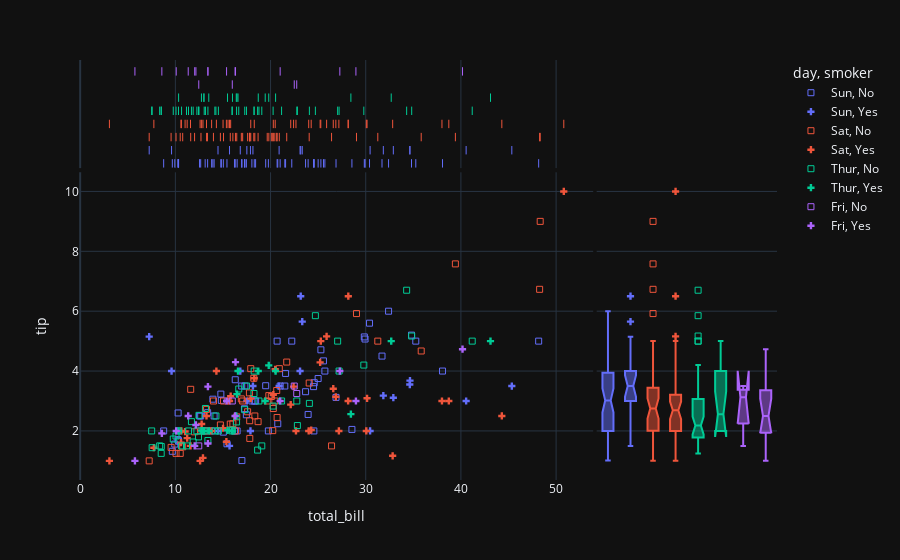

Here is the notebook cell this chart was saved with:
### Code cell
scatterplot = px.scatter(
    data_frame=tips,
    x="total_bill",
    y="tip",
    symbol="smoker",
#     symbol_sequence=[3,'square-open'],                        # set marker symbols
    symbol_map={"No": "square-open" ,"Yes":3},  
    color="day",     
#   ----------------------------------------------------------
    marginal_x='rug',           # subplot is drawn to visualize the axis distribution
    marginal_y='box',     
     template='plotly_dark',
)

pio.show(scatterplot)

### Figure 1 — Plotly figure (JSON) as saved in the notebook; plotly's stock layout.template omitted (floating-point values rounded to 4 significant figures)
{"data": [{"hovertemplate": "day=Sun<br>smoker=No<br>total_bill=%{x}<br>tip=%{y}<extra></extra>", "legendgroup": "Sun, No", "marker": {"color": "#636efa", "symbol": "square-open"}, "mode": "markers", "name": "Sun, No", "orientation": "v", "showlegend": true, "type": "scatter", "x": [16.99, 10.34, 21.01, 23.68, 24.59, 25.29, 8.77, 26.88, 15.04, 14.78, 10.27, 35.26, 15.42, 18.43, 14.83, 21.58, 10.33, 16.29, 16.97, 17.46, 13.94, 9.68, 30.4, 18.29, 22.23, 32.4, 28.55, 18.04, 12.54, 10.29, 34.81, 9.94, 25.56, 19.49, 38.07, 23.95, 25.71, 17.31, 29.93, 14.07, 13.13, 17.26, 24.55, 19.77, 29.85, 48.17, 25, 13.39, 16.49, 21.5, 12.66, 16.21, 13.81, 24.52, 20.76, 31.71, 20.69], "xaxis": "x", "y": [1.01, 1.66, 3.5, 3.31, 3.61, 4.71, 2, 3.12, 1.96, 3.23, 1.71, 5, 1.57, 3, 3.02, 3.92, 1.67, 3.71, 3.5, 2.54, 3.06, 1.32, 5.6, 3, 5, 6, 2.05, 3, 2.5, 2.6, 5.2, 1.56, 4.34, 3.51, 4, 2.55, 4, 3.5, 5.07, 2.5, 2, 2.74, 2, 2, 5.14, 5, 3.75, 2.61, 2, 3.5, 2.5, 2, 2, 3.48, 2.24, 4.5, 5], "yaxis": "y"}, {"alignmentgroup": "True", "boxpoints": "all", "fillcolor": "rgba(255,255,255,0)", "hoveron": "points", "hovertemplate": "day=Sun<br>smoker=No<br>total_bill=%{x}<extra></extra>", "jitter": 0, "legendgroup": "Sun, No", "line": {"color": "rgba(255,255,255,0)"}, "marker": {"color": "#636efa", "symbol": "line-ns-open"}, "name": "Sun, No", "offsetgroup": "Sun, No", "showlegend": false, "type": "box", "x": [16.99, 10.34, 21.01, 23.68, 24.59, 25.29, 8.77, 26.88, 15.04, 14.78, 10.27, 35.26, 15.42, 18.43, 14.83, 21.58, 10.33, 16.29, 16.97, 17.46, 13.94, 9.68, 30.4, 18.29, 22.23, 32.4, 28.55, 18.04, 12.54, 10.29, 34.81, 9.94, 25.56, 19.49, 38.07, 23.95, 25.71, 17.31, 29.93, 14.07, 13.13, 17.26, 24.55, 19.77, 29.85, 48.17, 25, 13.39, 16.49, 21.5, 12.66, 16.21, 13.81, 24.52, 20.76, 31.71, 20.69], "xaxis": "x3", "yaxis": "y3"}, {"alignmentgroup": "True", "hovertemplate": "day=Sun<br>smoker=No<br>tip=%{y}<extra></extra>", "legendgroup": "Sun, No", "marker": {"color": "#636efa", "symbol": "square-open"}, "name": "Sun, No", "notched": true, "offsetgroup": "Sun, No", "showlegend": false, "type": "box", "xaxis": "x2", "y": [1.01, 1.66, 3.5, 3.31, 3.61, 4.71, 2, 3.12, 1.96, 3.23, 1.71, 5, 1.57, 3, 3.02, 3.92, 1.67, 3.71, 3.5, 2.54, 3.06, 1.32, 5.6, 3, 5, 6, 2.05, 3, 2.5, 2.6, 5.2, 1.56, 4.34, 3.51, 4, 2.55, 4, 3.5, 5.07, 2.5, 2, 2.74, 2, 2, 5.14, 5, 3.75, 2.61, 2, 3.5, 2.5, 2, 2, 3.48, 2.24, 4.5, 5], "yaxis": "y2"}, {"hovertemplate": "day=Sun<br>smoker=Yes<br>total_bill=%{x}<br>tip=%{y}<extra></extra>", "legendgroup": "Sun, Yes", "marker": {"color": "#636efa", "symbol": 3}, "mode": "markers", "name": "Sun, Yes", "orientation": "v", "showlegend": true, "type": "scatter", "x": [17.51, 7.25, 31.85, 16.82, 32.9, 17.89, 14.48, 9.6, 34.63, 34.65, 23.33, 45.35, 23.17, 40.55, 20.9, 30.46, 18.15, 23.1, 15.69], "xaxis": "x", "y": [3, 5.15, 3.18, 4, 3.11, 2, 2, 4, 3.55, 3.68, 5.65, 3.5, 6.5, 3, 3.5, 2, 3.5, 4, 1.5], "yaxis": "y"}, {"alignmentgroup": "True", "boxpoints": "all", "fillcolor": "rgba(255,255,255,0)", "hoveron": "points", "hovertemplate": "day=Sun<br>smoker=Yes<br>total_bill=%{x}<extra></extra>", "jitter": 0, "legendgroup": "Sun, Yes", "line": {"color": "rgba(255,255,255,0)"}, "marker": {"color": "#636efa", "symbol": "line-ns-open"}, "name": "Sun, Yes", "offsetgroup": "Sun, Yes", "showlegend": false, "type": "box", "x": [17.51, 7.25, 31.85, 16.82, 32.9, 17.89, 14.48, 9.6, 34.63, 34.65, 23.33, 45.35, 23.17, 40.55, 20.9, 30.46, 18.15, 23.1, 15.69], "xaxis": "x3", "yaxis": "y3"}, {"alignmentgroup": "True", "hovertemplate": "day=Sun<br>smoker=Yes<br>tip=%{y}<extra></extra>", "legendgroup": "Sun, Yes", "marker": {"color": "#636efa", "symbol": 3}, "name": "Sun, Yes", "notched": true, "offsetgroup": "Sun, Yes", "showlegend": false, "type": "box", "xaxis": "x2", "y": [3, 5.15, 3.18, 4, 3.11, 2, 2, 4, 3.55, 3.68, 5.65, 3.5, 6.5, 3, 3.5, 2, 3.5, 4, 1.5], "yaxis": "y2"}, {"hovertemplate": "day=Sat<br>smoker=No<br>total_bill=%{x}<br>tip=%{y}<extra></extra>", "legendgroup": "Sat, No", "marker": {"color": "#EF553B", "symbol": "square-open"}, "mode": "markers", "name": "Sat, No", "orientation": "v", "showlegend": true, "type": "scatter", "x": [20.65, 17.92, 20.29, 15.77, 39.42, 19.82, 17.81, 13.37, 12.69, 21.7, 19.65, 9.55, 18.35, 15.06, 20.69, 17.78, 24.06, 16.31, 16.93, 18.69, 31.27, 16.04, 26.41, 48.27, 17.59, 20.08, 16.45, 20.23, 12.02, 17.07, 14.73, 10.51, 20.92, 18.24, 14, 7.25, 48.33, 20.45, 13.28, 11.61, 10.77, 10.07, 35.83, 29.03, 17.82], "xaxis": "x", "y": [3.35, 4.08, 2.75, 2.23, 7.58, 3.18, 2.34, 2, 2, 4.3, 3, 1.45, 2.5, 3, 2.45, 3.27, 3.6, 2, 3.07, 2.31, 5, 2.24, 1.5, 6.73, 2.64, 3.15, 2.47, 2.01, 1.97, 3, 2.2, 1.25, 4.08, 3.76, 3, 1, 9, 3, 2.72, 3.39, 1.47, 1.25, 4.67, 5.92, 1.75], "yaxis": "y"}, {"alignmentgroup": "True", "boxpoints": "all", "fillcolor": "rgba(255,255,255,0)", "hoveron": "points", "hovertemplate": "day=Sat<br>smoker=No<br>total_bill=%{x}<extra></extra>", "jitter": 0, "legendgroup": "Sat, No", "line": {"color": "rgba(255,255,255,0)"}, "marker": {"color": "#EF553B", "symbol": "line-ns-open"}, "name": "Sat, No", "offsetgroup": "Sat, No", "showlegend": false, "type": "box", "x": [20.65, 17.92, 20.29, 15.77, 39.42, 19.82, 17.81, 13.37, 12.69, 21.7, 19.65, 9.55, 18.35, 15.06, 20.69, 17.78, 24.06, 16.31, 16.93, 18.69, 31.27, 16.04, 26.41, 48.27, 17.59, 20.08, 16.45, 20.23, 12.02, 17.07, 14.73, 10.51, 20.92, 18.24, 14, 7.25, 48.33, 20.45, 13.28, 11.61, 10.77, 10.07, 35.83, 29.03, 17.82], "xaxis": "x3", "yaxis": "y3"}, {"alignmentgroup": "True", "hovertemplate": "day=Sat<br>smoker=No<br>tip=%{y}<extra></extra>", "legendgroup": "Sat, No", "marker": {"color": "#EF553B", "symbol": "square-open"}, "name": "Sat, No", "notched": true, "offsetgroup": "Sat, No", "showlegend": false, "type": "box", "xaxis": "x2", "y": [3.35, 4.08, 2.75, 2.23, 7.58, 3.18, 2.34, 2, 2, 4.3, 3, 1.45, 2.5, 3, 2.45, 3.27, 3.6, 2, 3.07, 2.31, 5, 2.24, 1.5, 6.73, 2.64, 3.15, 2.47, 2.01, 1.97, 3, 2.2, 1.25, 4.08, 3.76, 3, 1, 9, 3, 2.72, 3.39, 1.47, 1.25, 4.67, 5.92, 1.75], "yaxis": "y2"}, {"hovertemplate": "day=Sat<br>smoker=Yes<br>total_bill=%{x}<br>tip=%{y}<extra></extra>", "legendgroup": "Sat, Yes", "marker": {"color": "#EF553B", "symbol": 3}, "mode": "markers", "name": "Sat, Yes", "orientation": "v", "showlegend": true, "type": "scatter", "x": [38.01, 11.24, 20.29, 13.81, 11.02, 18.29, 3.07, 15.01, 26.86, 25.28, 17.92, 44.3, 22.42, 15.36, 20.49, 25.21, 14.31, 10.59, 10.63, 50.81, 15.81, 26.59, 38.73, 24.27, 12.76, 30.06, 25.89, 13.27, 28.17, 12.9, 28.15, 11.59, 7.74, 30.14, 22.12, 24.01, 15.69, 15.53, 12.6, 32.83, 27.18, 22.67], "xaxis": "x", "y": [3, 1.76, 3.21, 2, 1.98, 3.76, 1, 2.09, 3.14, 5, 3.08, 2.5, 3.48, 1.64, 4.06, 4.29, 4, 1.61, 2, 10, 3.16, 3.41, 3, 2.03, 2.23, 2, 5.16, 2.5, 6.5, 1.1, 3, 1.5, 1.44, 3.09, 2.88, 2, 3, 3, 1, 1.17, 2, 2], "yaxis": "y"}, {"alignmentgroup": "True", "boxpoints": "all", "fillcolor": "rgba(255,255,255,0)", "hoveron": "points", "hovertemplate": "day=Sat<br>smoker=Yes<br>total_bill=%{x}<extra></extra>", "jitter": 0, "legendgroup": "Sat, Yes", "line": {"color": "rgba(255,255,255,0)"}, "marker": {"color": "#EF553B", "symbol": "line-ns-open"}, "name": "Sat, Yes", "offsetgroup": "Sat, Yes", "showlegend": false, "type": "box", "x": [38.01, 11.24, 20.29, 13.81, 11.02, 18.29, 3.07, 15.01, 26.86, 25.28, 17.92, 44.3, 22.42, 15.36, 20.49, 25.21, 14.31, 10.59, 10.63, 50.81, 15.81, 26.59, 38.73, 24.27, 12.76, 30.06, 25.89, 13.27, 28.17, 12.9, 28.15, 11.59, 7.74, 30.14, 22.12, 24.01, 15.69, 15.53, 12.6, 32.83, 27.18, 22.67], "xaxis": "x3", "yaxis": "y3"}, {"alignmentgroup": "True", "hovertemplate": "day=Sat<br>smoker=Yes<br>tip=%{y}<extra></extra>", "legendgroup": "Sat, Yes", "marker": {"color": "#EF553B", "symbol": 3}, "name": "Sat, Yes", "notched": true, "offsetgroup": "Sat, Yes", "showlegend": false, "type": "box", "xaxis": "x2", "y": [3, 1.76, 3.21, 2, 1.98, 3.76, 1, 2.09, 3.14, 5, 3.08, 2.5, 3.48, 1.64, 4.06, 4.29, 4, 1.61, 2, 10, 3.16, 3.41, 3, 2.03, 2.23, 2, 5.16, 2.5, 6.5, 1.1, 3, 1.5, 1.44, 3.09, 2.88, 2, 3, 3, 1, 1.17, 2, 2], "yaxis": "y2"}, {"hovertemplate": "day=Thur<br>smoker=No<br>total_bill=%{x}<br>tip=%{y}<extra></extra>", "legendgroup": "Thur, No", "marker": {"color": "#00cc96", "symbol": "square-open"}, "mode": "markers", "name": "Thur, No", "orientation": "v", "showlegend": true, "type": "scatter", "x": [27.2, 22.76, 17.29, 16.66, 10.07, 15.98, 34.83, 13.03, 18.28, 24.71, 21.16, 10.65, 12.43, 24.08, 11.69, 13.42, 14.26, 15.95, 12.48, 29.8, 8.52, 14.52, 11.38, 22.82, 19.08, 20.27, 11.17, 12.26, 18.26, 8.51, 10.33, 14.15, 13.16, 17.47, 34.3, 41.19, 27.05, 16.43, 8.35, 18.64, 11.87, 9.78, 7.51, 7.56, 18.78], "xaxis": "x", "y": [4, 3, 2.71, 3.4, 1.83, 2.03, 5.17, 2, 4, 5.85, 3, 1.5, 1.8, 2.92, 2.31, 1.68, 2.5, 2, 2.52, 4.2, 1.48, 2, 2, 2.18, 1.5, 2.83, 1.5, 2, 3.25, 1.25, 2, 2, 2.75, 3.5, 6.7, 5, 5, 2.3, 1.5, 1.36, 1.63, 1.73, 2, 1.44, 3], "yaxis": "y"}, {"alignmentgroup": "True", "boxpoints": "all", "fillcolor": "rgba(255,255,255,0)", "hoveron": "points", "hovertemplate": "day=Thur<br>smoker=No<br>total_bill=%{x}<extra></extra>", "jitter": 0, "legendgroup": "Thur, No", "line": {"color": "rgba(255,255,255,0)"}, "marker": {"color": "#00cc96", "symbol": "line-ns-open"}, "name": "Thur, No", "offsetgroup": "Thur, No", "showlegend": false, "type": "box", "x": [27.2, 22.76, 17.29, 16.66, 10.07, 15.98, 34.83, 13.03, 18.28, 24.71, 21.16, 10.65, 12.43, 24.08, 11.69, 13.42, 14.26, 15.95, 12.48, 29.8, 8.52, 14.52, 11.38, 22.82, 19.08, 20.27, 11.17, 12.26, 18.26, 8.51, 10.33, 14.15, 13.16, 17.47, 34.3, 41.19, 27.05, 16.43, 8.35, 18.64, 11.87, 9.78, 7.51, 7.56, 18.78], "xaxis": "x3", "yaxis": "y3"}, {"alignmentgroup": "True", "hovertemplate": "day=Thur<br>smoker=No<br>tip=%{y}<extra></extra>", "legendgroup": "Thur, No", "marker": {"color": "#00cc96", "symbol": "square-open"}, "name": "Thur, No", "notched": true, "offsetgroup": "Thur, No", "showlegend": false, "type": "box", "xaxis": "x2", "y": [4, 3, 2.71, 3.4, 1.83, 2.03, 5.17, 2, 4, 5.85, 3, 1.5, 1.8, 2.92, 2.31, 1.68, 2.5, 2, 2.52, 4.2, 1.48, 2, 2, 2.18, 1.5, 2.83, 1.5, 2, 3.25, 1.25, 2, 2, 2.75, 3.5, 6.7, 5, 5, 2.3, 1.5, 1.36, 1.63, 1.73, 2, 1.44, 3], "yaxis": "y2"}, {"hovertemplate": "day=Thur<br>smoker=Yes<br>total_bill=%{x}<br>tip=%{y}<extra></extra>", "legendgroup": "Thur, Yes", "marker": {"color": "#00cc96", "symbol": 3}, "mode": "markers", "name": "Thur, Yes", "orientation": "v", "showlegend": true, "type": "scatter", "x": [19.44, 32.68, 16, 19.81, 28.44, 15.48, 16.58, 10.34, 43.11, 13, 13.51, 18.71, 12.74, 13, 16.4, 20.53, 16.47], "xaxis": "x", "y": [3, 5, 2, 4.19, 2.56, 2.02, 4, 2, 5, 2, 2, 4, 2.01, 2, 2.5, 4, 3.23], "yaxis": "y"}, {"alignmentgroup": "True", "boxpoints": "all", "fillcolor": "rgba(255,255,255,0)", "hoveron": "points", "hovertemplate": "day=Thur<br>smoker=Yes<br>total_bill=%{x}<extra></extra>", "jitter": 0, "legendgroup": "Thur, Yes", "line": {"color": "rgba(255,255,255,0)"}, "marker": {"color": "#00cc96", "symbol": "line-ns-open"}, "name": "Thur, Yes", "offsetgroup": "Thur, Yes", "showlegend": false, "type": "box", "x": [19.44, 32.68, 16, 19.81, 28.44, 15.48, 16.58, 10.34, 43.11, 13, 13.51, 18.71, 12.74, 13, 16.4, 20.53, 16.47], "xaxis": "x3", "yaxis": "y3"}, {"alignmentgroup": "True", "hovertemplate": "day=Thur<br>smoker=Yes<br>tip=%{y}<extra></extra>", "legendgroup": "Thur, Yes", "marker": {"color": "#00cc96", "symbol": 3}, "name": "Thur, Yes", "notched": true, "offsetgroup": "Thur, Yes", "showlegend": false, "type": "box", "xaxis": "x2", "y": [3, 5, 2, 4.19, 2.56, 2.02, 4, 2, 5, 2, 2, 4, 2.01, 2, 2.5, 4, 3.23], "yaxis": "y2"}, {"hovertemplate": "day=Fri<br>smoker=No<br>total_bill=%{x}<br>tip=%{y}<extra></extra>", "legendgroup": "Fri, No", "marker": {"color": "#ab63fa", "symbol": "square-open"}, "mode": "markers", "name": "Fri, No", "orientation": "v", "showlegend": true, "type": "scatter", "x": [22.49, 22.75, 12.46, 15.98], "xaxis": "x", "y": [3.5, 3.25, 1.5, 3], "yaxis": "y"}, {"alignmentgroup": "True", "boxpoints": "all", "fillcolor": "rgba(255,255,255,0)", "hoveron": "points", "hovertemplate": "day=Fri<br>smoker=No<br>total_bill=%{x}<extra></extra>", "jitter": 0, "legendgroup": "Fri, No", "line": {"color": "rgba(255,255,255,0)"}, "marker": {"color": "#ab63fa", "symbol": "line-ns-open"}, "name": "Fri, No", "offsetgroup": "Fri, No", "showlegend": false, "type": "box", "x": [22.49, 22.75, 12.46, 15.98], "xaxis": "x3", "yaxis": "y3"}, {"alignmentgroup": "True", "hovertemplate": "day=Fri<br>smoker=No<br>tip=%{y}<extra></extra>", "legendgroup": "Fri, No", "marker": {"color": "#ab63fa", "symbol": "square-open"}, "name": "Fri, No", "notched": true, "offsetgroup": "Fri, No", "showlegend": false, "type": "box", "xaxis": "x2", "y": [3.5, 3.25, 1.5, 3], "yaxis": "y2"}, {"hovertemplate": "day=Fri<br>smoker=Yes<br>total_bill=%{x}<br>tip=%{y}<extra></extra>", "legendgroup": "Fri, Yes", "marker": {"color": "#ab63fa", "symbol": 3}, "mode": "markers", "name": "Fri, Yes", "orientation": "v", "showlegend": true, "type": "scatter", "x": [28.97, 5.75, 16.32, 40.17, 27.28, 12.03, 21.01, 11.35, 15.38, 12.16, 13.42, 8.58, 13.42, 16.27, 10.09], "xaxis": "x", "y": [3, 1, 4.3, 4.73, 4, 1.5, 3, 2.5, 3, 2.2, 3.48, 1.92, 1.58, 2.5, 2], "yaxis": "y"}, {"alignmentgroup": "True", "boxpoints": "all", "fillcolor": "rgba(255,255,255,0)", "hoveron": "points", "hovertemplate": "day=Fri<br>smoker=Yes<br>total_bill=%{x}<extra></extra>", "jitter": 0, "legendgroup": "Fri, Yes", "line": {"color": "rgba(255,255,255,0)"}, "marker": {"color": "#ab63fa", "symbol": "line-ns-open"}, "name": "Fri, Yes", "offsetgroup": "Fri, Yes", "showlegend": false, "type": "box", "x": [28.97, 5.75, 16.32, 40.17, 27.28, 12.03, 21.01, 11.35, 15.38, 12.16, 13.42, 8.58, 13.42, 16.27, 10.09], "xaxis": "x3", "yaxis": "y3"}, {"alignmentgroup": "True", "hovertemplate": "day=Fri<br>smoker=Yes<br>tip=%{y}<extra></extra>", "legendgroup": "Fri, Yes", "marker": {"color": "#ab63fa", "symbol": 3}, "name": "Fri, Yes", "notched": true, "offsetgroup": "Fri, Yes", "showlegend": false, "type": "box", "xaxis": "x2", "y": [3, 1, 4.3, 4.73, 4, 1.5, 3, 2.5, 3, 2.2, 3.48, 1.92, 1.58, 2.5, 2], "yaxis": "y2"}], "layout": {"autosize": true, "legend": {"title": {"text": "day, smoker"}, "tracegroupgap": 0}, "margin": {"t": 60}, "xaxis": {"anchor": "y", "autorange": true, "domain": [0, 0.7363], "range": [-0.5642, 54.44], "title": {"text": "total_bill"}, "type": "linear"}, "xaxis2": {"anchor": "y2", "autorange": true, "domain": [0.7413, 1], "matches": "x2", "range": [-0.5, 7.5], "showgrid": false, "showline": false, "showticklabels": false, "ticks": "", "type": "category"}, "xaxis3": {"anchor": "y3", "autorange": true, "domain": [0, 0.7363], "matches": "x", "range": [-0.5642, 54.44], "showgrid": true, "showticklabels": false, "type": "linear"}, "xaxis4": {"anchor": "y4", "domain": [0.7413, 1], "matches": "x2", "showgrid": false, "showline": false, "showticklabels": false, "ticks": ""}, "yaxis": {"anchor": "x", "autorange": true, "domain": [0, 0.7326], "range": [0.3095, 10.69], "title": {"text": "tip"}, "type": "linear"}, "yaxis2": {"anchor": "x2", "autorange": true, "domain": [0, 0.7326], "matches": "y", "range": [0.3095, 10.69], "showgrid": true, "showticklabels": false, "type": "linear"}, "yaxis3": {"anchor": "x3", "autorange": true, "domain": [0.7426, 1], "matches": "y3", "range": [-0.8125, 7.5], "showgrid": false, "showline": false, "showticklabels": false, "ticks": "", "type": "category"}, "yaxis4": {"anchor": "x4", "domain": [0.7426, 1], "matches": "y3", "showgrid": true, "showline": false, "showticklabels": false, "ticks": ""}}}
